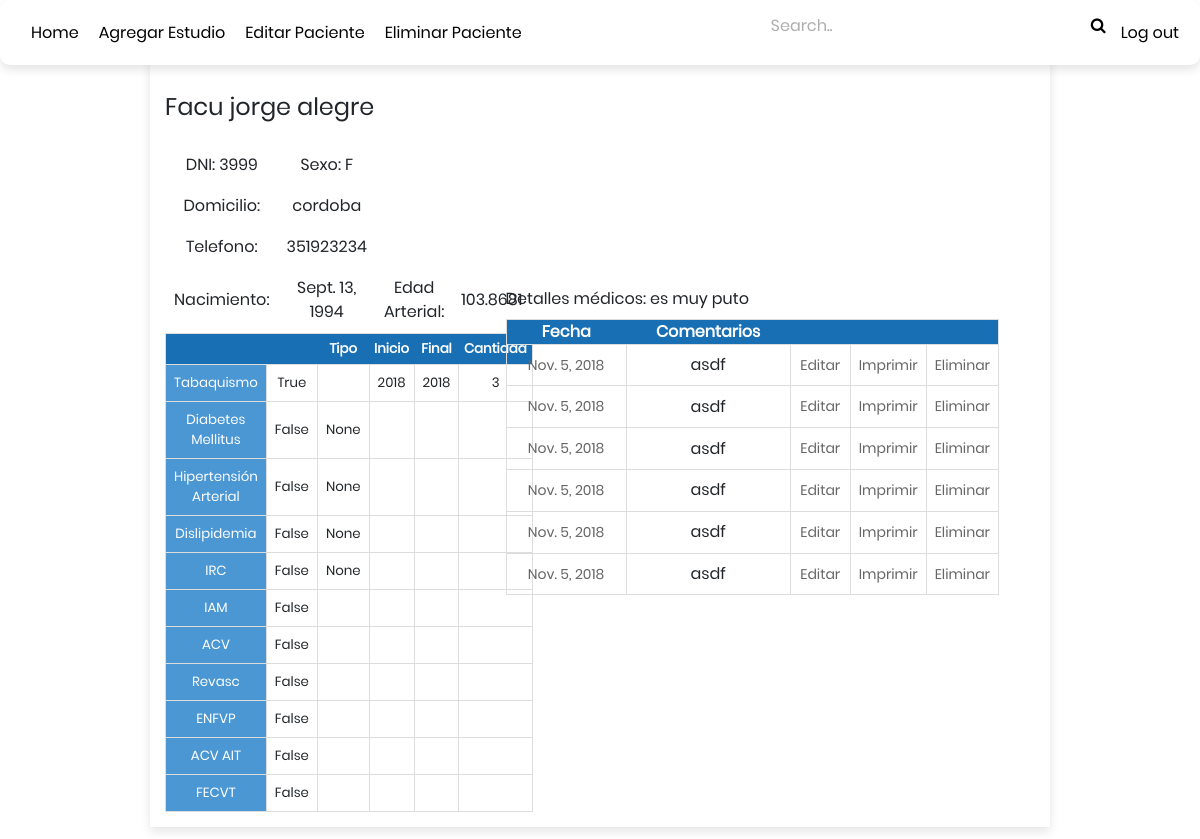
Screenshot of /pacient/3999 (signed in) with the database file from the repository.
### nonrisk/models.py (models this page shows, shortened)
class Pacient(models.Model):
    id = models.IntegerField(primary_key=True) #DNI
    MALE = 'M'
    FEMALE = 'F'
    SEX_OPTIONS = ((MALE, 'Male'), (FEMALE, 'Female'))
    name = models.CharField(max_length=50, null=False, blank=False)
    name_second = models.CharField(max_length=50, null=True, blank=True)
    name_last = models.CharField(max_length=50, null=False, blank=False)
    sex = models.CharField(max_length=1, choices=SEX_OPTIONS)
    address = models.CharField(max_length=175, null=False, blank=False)
    phone = models.IntegerField()
    date_of_birth = models.DateField()
    medical_details = models.CharField(max_length=300)
    WHITE = 'W'
    BLACK = 'B'
    RACE_OPTIONS = ((WHITE, 'white'), (BLACK, 'black'))
    race = models.CharField(max_length=1, choices=RACE_OPTIONS, null=False, blank=False)
    arterial_age = models.FloatField(null=True, blank=True)
    smoke = models.BooleanField()
    smoke_quantity = models.IntegerField(null=True, blank=True)
    smoke_duration = models.DateField(null=True, blank=True)
    smoke_quit = models.DateField(null=True, blank=True)
    diabetes = models.BooleanField()
    diabetes_type = models.IntegerField(null=True, blank=True)
    diabetes_date = models.DateField(null=True, blank=True)
    PRIMARY = 'Primaria'
    SECONDARY = 'Secundaria'
    HYPER_OPTIONS = ((PRIMARY, 'Primaria'),(SECONDARY, 'Secundaria'))
    hyper = models.BooleanField()
    hyper_type = models.CharField(null=True, max_length=10,choices=HYPER_OPTIONS, blank=True)
    hyper_date = models.DateField(null=True, blank=True)
    I = 'I'
    IIA = 'IIa'
    IIB = 'IIb'
    III = 'III'
    IV = 'IV'
    V = 'V'
    DISLIPIDEMIA_OPTIONS = ((I,'I'),(IIA, 'IIa'),(IIB,'IIb'),(III,'III'),
        (IV, 'IV'),(V,'V'))
    dislipidemia = models.BooleanField()
    dislipidemia_type = models.CharField(null=True, max_length=10,
                                         choices=DISLIPIDEMIA_OPTIONS, blank=True)
    dislipidemia_date = models.DateField(null=True, blank=True)
    G1 ='G1'
    G2 ='G2'
    G3A='G3a'
    G3B='G3b'
    G4 ='G4'
    G5 ='G5'
    IRC_OPTIONS = ((G1,'G1'),(G2,'G2'),(G3A,'G3a'),(G3B,'G3b'),(G4,'G4'),(G5,'G5'))
    irc = models.BooleanField()
    irc_type = models.CharField(null=True,blank=True, choices=IRC_OPTIONS, max_length=3)
    iam = models.BooleanField()
    acv = models.BooleanField()
    revasc = models.BooleanField()
    enfvp = models.BooleanField()
    acv_ait= models.BooleanField()
    fecvt = models.BooleanField()

class Studies(models.Model):
    pacient = models.ForeignKey(Pacient, on_delete=models.CASCADE)
    id = models.AutoField(primary_key=True)
    date = models.DateField()
    doctor = models.CharField(max_length=300, blank=True, null=True)
    weight = models.IntegerField() #in kg
    height  = models.IntegerField() #in cm
    tas = models.IntegerField()
    tad = models.IntegerField()
    pulse = models.IntegerField()
    chol_level = models.IntegerField(null=True,blank=True) #Chol Level
    hdl_level = models.IntegerField(null=True,blank=True)  #TRI Level
    ldl_level = models.IntegerField(null=True,blank=True)  #HDL Level
    tri_level = models.IntegerField(null=True,blank=True)  #LDL Level
    glucemia  = models.IntegerField()
    hba1c = models.IntegerField()
    ac_uric = models.IntegerField()
    creat = models.IntegerField()
    tsh = models.IntegerField()
    pcr = models.IntegerField()
    renal_filter = models.FloatField(null=True,blank=True)
    comments = models.CharField(max_length=300, null=True, blank=True)
    photo = models.ImageField('Studies photo',upload_to = '', null=True, blank=True)
    graphic = models.ImageField('Graphic photo', upload_to = '', null = True, blank=True)

### nonrisk/views.py (the view)
# urls.py: path('pacient/<int:pacient_id>', views.pacient_view, name='pacient_view'),
@login_required
def pacient_view(request,pacient_id):
    try:
        pacient = Pacient.objects.filter(id=pacient_id).values()[:1].get()
        studies_list = Studies.objects.filter(pacient_id = pacient_id) #List of pacient's studies
        context = {'pacient':pacient, 'studies_list':studies_list,}
    except Pacient.DoesNotExist:
        raise Http404("Pacient does not exist")
    return render(request, 'pacient.html', context)

### nonrisk/templates/pacient.html
{% extends 'navbar_2.html' %}
{% block content %}
{% load static %}
<div class="container-list">
  <body>
  <div class='box-35'>
    <br>
    <h4>
    {{pacient.name}} {{pacient.name_second}} {{pacient.name_last}}
    </h4>
    <br>
    <table>
      <tr style='border-color:white;'>
        <td style='border-color:white;'>DNI: {{pacient.id}}</td>
        <td style='border-color:white;'>Sexo: {{pacient.sex}}</td>
      </tr>
      <tr style='border-color:white;'>
        <td style='border-color:white;'>Domicilio:</td>
        <td style='border-color:white;'>{{pacient.address}}</td>
      </tr>
      <tr style='border-color:white;'>
        <td style='border-color:white;'>Telefono:</td>
        <td style='border-color:white;'>{{pacient.phone}}</td>
      </tr>
      <tr style='border-color:white;'>
        <td style='border-color:white;'>Nacimiento:</td>
        <td style='border-color:white;'>{{pacient.date_of_birth}}</td>
        <td style='border-color:white;'>Edad Arterial:</td>
        <td style='border-color:white;'>{{pacient.arterial_age}}</td>
      </tr>
    </table>
    <table style='padding:30px; font-size: smaller;'>
      <tr>
        <th style='padding:5px;'></th>
        <th style='padding:5px;'></th>
        <th style='padding:5px;'>Tipo</th>
        <th style='padding:5px;'>Inicio</th>
        <th style='padding:5px;'>Final</th>
        <th style='padding:5px;'>Cantidad</th>
      </tr>
      <tr>
        <td style="background: #4A97D4; color:white;">Tabaquismo</td>
        <td>{{pacient.smoke}}</tb>
        <td> </td>
        <td>{{pacient.smoke_duration|date:"Y"}}</tb>
        <td>{{pacient.smoke_quit|date:"Y"}}</tb>
        <td>{{pacient.smoke_quantity}}</td>
      </tr>
      <tr>
        <td style="background: #4A97D4; color:white;">Diabetes Mellitus</tb>
        <td>{{pacient.diabetes}}</tb>
        <td>{{pacient.diabetes_type}}</tb>
        <td>{{pacient.diebetes_date|date:"Y"}}</tb>
        <td></td>
        <td></td>
      <tr>
        <td style="background: #4A97D4; color:white;">Hipertensión Arterial</td>
        <td>{{pacient.hyper}}</td>
        <td>{{pacient.hyper_type}}</td>
        <td>{{pacient.hyper_date|date:"Y"}}</td>
        <td></td>
        <td></td>
      </tr>
          <tr>
        <td style="background: #4A97D4; color:white;">Dislipidemia</td>
        <td>{{pacient.dislipidemia}}</td>
        <td>{{pacient.dislipidemia_type}}</td>
        <td>{{pacient.dislipidemia_date|date:"Y"}}</td>
        <td></td>
        <td></td>
      </tr>
      <tr>
        <td style="background: #4A97D4; color:white;">IRC</td>
        <td>{{pacient.irc}}</td>
        <td>{{pacient.irc_type}}</td>
        <td>{{pacient.irc_date|date:"Y"}}</td>
        <td></td>
        <td></td>
      </tr>
      <tr>
        <td style="background: #4A97D4; color:white;">IAM</td>
        <td>{{pacient.iam}}</td>
        <td></td>
        <td></td>
        <td></td>
        <td></td>
      </tr>
      <tr>
        <td style="background: #4A97D4; color:white;">ACV</td>
        <td>{{pacient.acv}}</td>
        <td></td>
        <td></td>
        <td></td>
        <td></td>
      </tr>
      <tr>
        <td style="background: #4A97D4; color:white;">Revasc</td>
        <td>{{pacient.revasc}}</td>
        <td></td>
        <td></td>
        <td></td>
        <td></td>
      </tr>
      <tr>
        <td style="background: #4A97D4; color:white;">ENFVP</td>
        <td>{{pacient.enfvp}}</td>
        <td></td>
        <td></td>
        <td></td>
        <td></td>
      </tr>
      <tr>
        <td style="background: #4A97D4; color:white;">ACV AIT</td>
        <td>{{pacient.acv_ait}}</td>
        <td></td>
        <td></td>
        <td></td>
        <td></td>
      </tr>
      <tr>
        <td style="background: #4A97D4; color:white;">FECVT</td>
        <td>{{pacient.fecvt}}</td>
        <td></td>
        <td></td>
        <td></td>
        <td></td>
      </tr>
    </table>
  </div>
  <div class='box-65'>
  <label>Detalles médicos: </label> {{pacient.medical_details}}<br>
    {% if studies_list %}
      <table style="width:100%; top: 0;">
        <tr>
          <th>Fecha</th>
          <th>Comentarios</th>
          <th></th>
          <th></th>
          <th></th>
        </tr>
    {% for studies in studies_list %}
      <tr>
        <td style='width: 120px;'>
          <a class=" "href="/pacient/{{pacient.id}}/{{studies.id}}"> {{studies.date}}</a>
        </td>
        <td>{{studies.comments}}</td>
        <td style="width: 60px;"><div class="hover-edit"><a href="/pacient/{{pacient.id}}/{{studies.id}}/edit"> Editar</a></div></td>
        <td style="width: 60px;"><div class="hover-edit"><a href="{% url 'export_pdf' pacient.id studies.id%}">Imprimir</a></div></td>
        <td style="width: 60px;"><div class="hover-delete"><a href="/pacient/{{pacient.id}}/{{studies.id}}/delete">Eliminar</a></div></td>
      </tr>
    {% endfor %}
      </table>
    {% else %}
      <p style="display:center;">No hay estudios.</p>
    {% endif %}
  </div>
  </body>
</div>
{% endblock %}

### nonrisk/static/css/main.css (style rules this page uses)
* { margin: 0px; padding: 0px; box-sizing: border-box; }
body, html { height: 100%; font-family: Poppins-Regular, sans-serif; }
a { font-family: Poppins-Regular; font-size: 14px; line-height: 1.7; color: #666666; margin: 0px; transition: all 0.4s; -webkit-transition: all 0.4s; -o-transition: all 0.4s; -moz-transition: all 0.4s; }
h1,h2,h3,h4,h5,h6 { margin: 0px; }
.box-35 { width: 35%; height: 100% }
.box-65 { width:65%; padding: 36px; height: 100% }
.container-list { margin: 150px; margin-top: 55px; min-height: 50vh; display: flex; border-collapse: collapse; flex-wrap: wrap; justify-content: center; align-items: center; padding: 15px; -webkit-box-shadow: 0 5px 10px 0px rgba(0, 0, 0, 0.1); }
.container-list table { text-align: center; top:0; }
.container-list tr, td { border: 1px solid #ddd; padding: 8px; }
.container-list th { color: white; text-align: center; background-color: #186FB3 }

### rows the page displays
Pacient: name "Facu", name_second "jorge", name_last "alegre", id "3999", sex "F", address "cordoba", phone "351923234", date_of_birth "Sept. 13, 1994", arterial_age "103.8681", smoke "True", smoke_duration "2018", smoke_quit "2018", smoke_quantity "3", diabetes "False", diabetes_type "None", hyper "False", hyper_type "None", dislipidemia "False", dislipidemia_type "None", irc "False", irc_type "None", iam "False", acv "False", revasc "False", enfvp "False", acv_ait "False", fecvt "False", medical_details "es muy puto"
Studies: date "Nov. 5, 2018", comments "asdf"
Studies: date "Nov. 5, 2018", comments "asdf"
Studies: date "Nov. 5, 2018", comments "asdf"
Studies: date "Nov. 5, 2018", comments "asdf"
Studies: date "Nov. 5, 2018", comments "asdf"
Studies: date "Nov. 5, 2018", comments "asdf"
